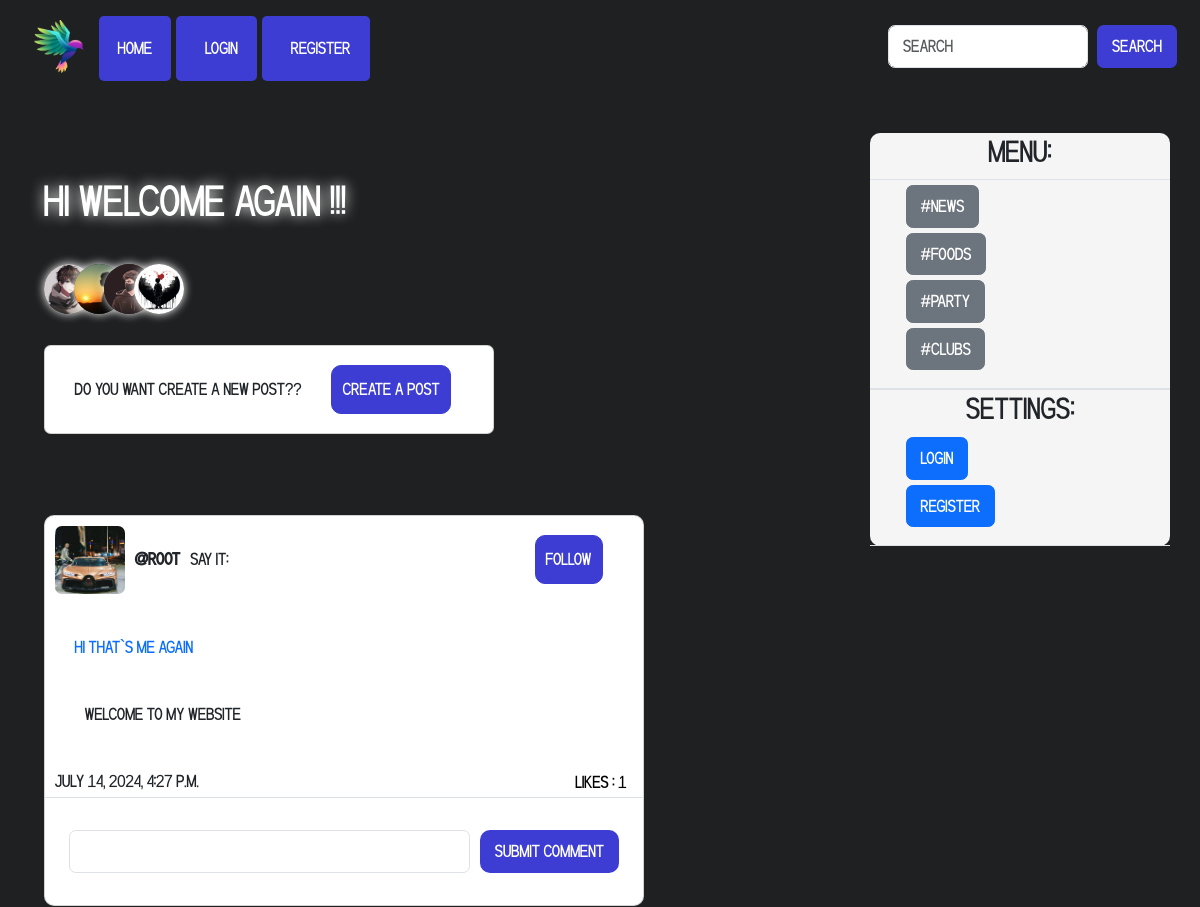
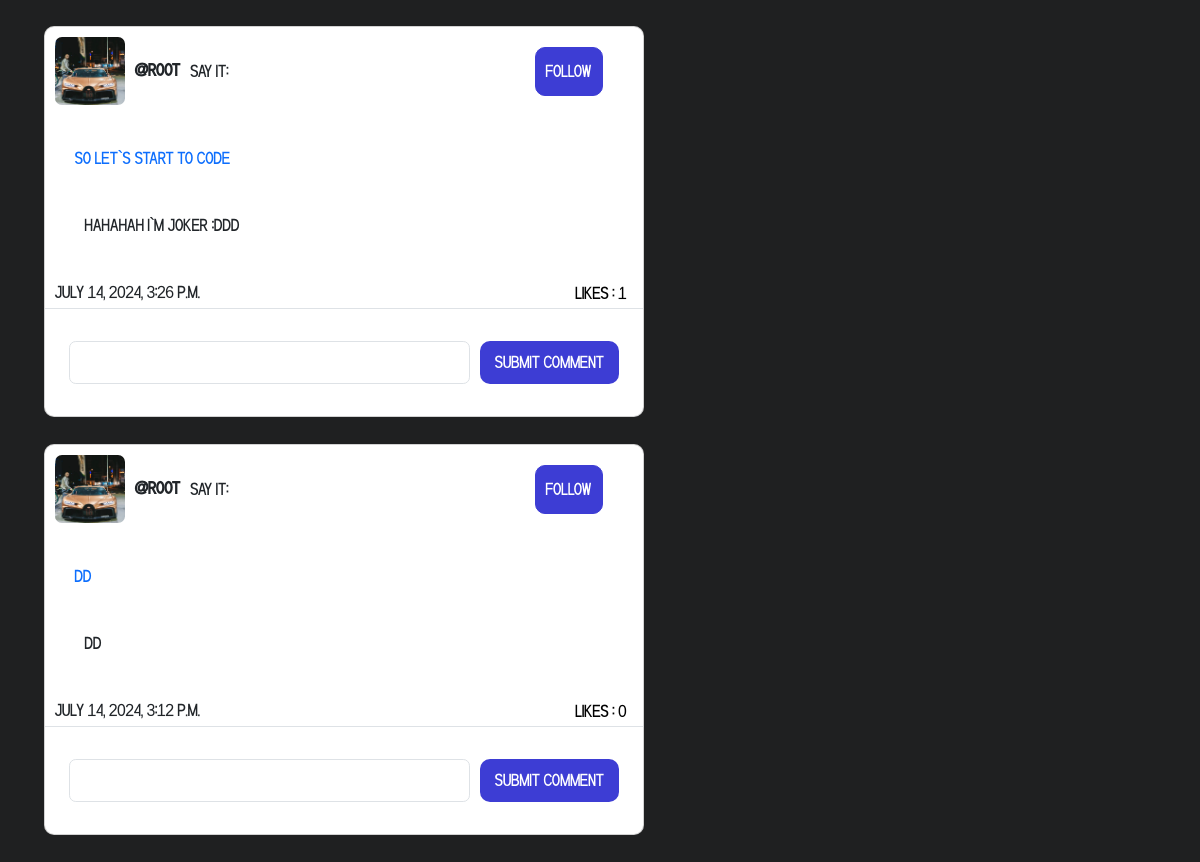
Before: / with the older database file (2 pictures, top to bottom).
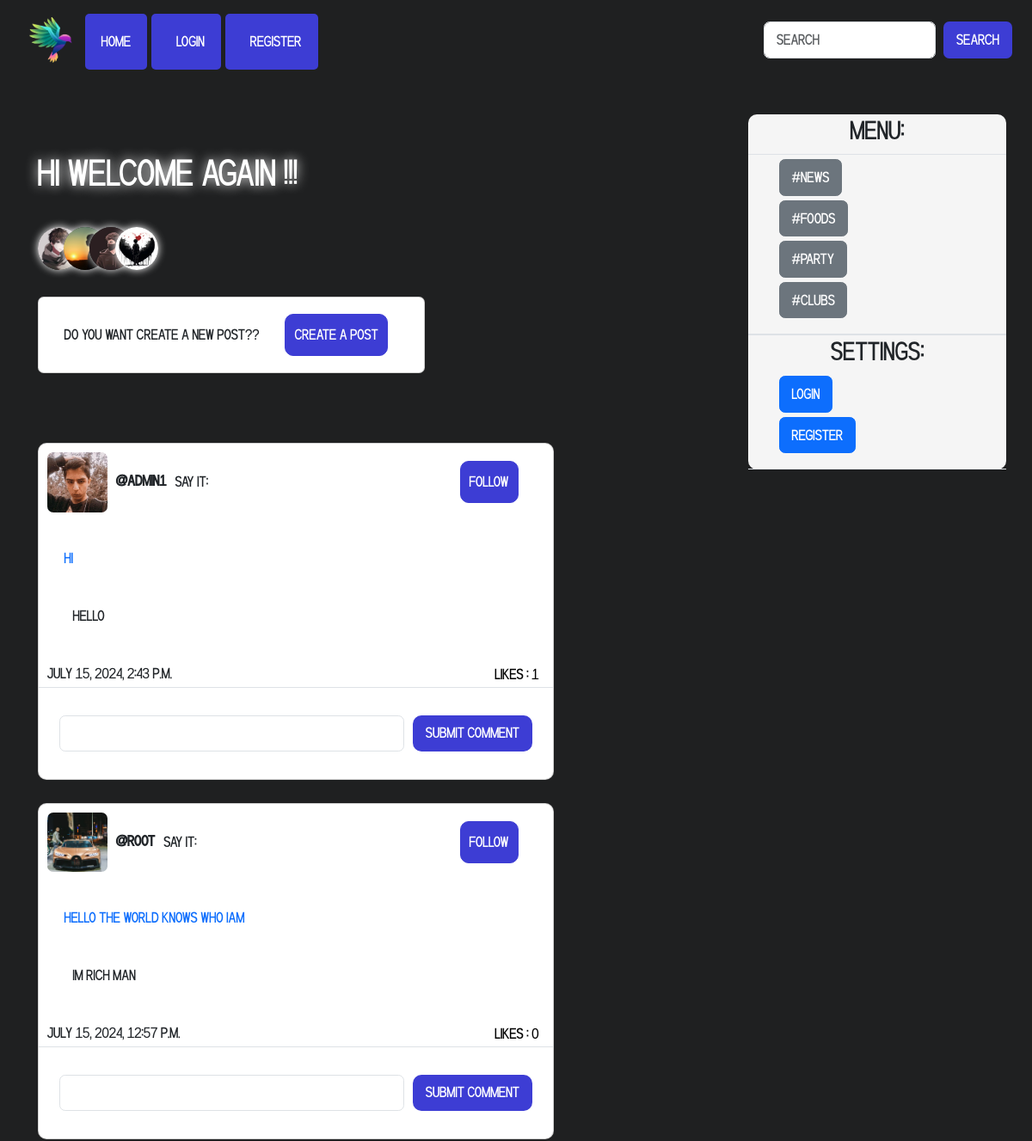
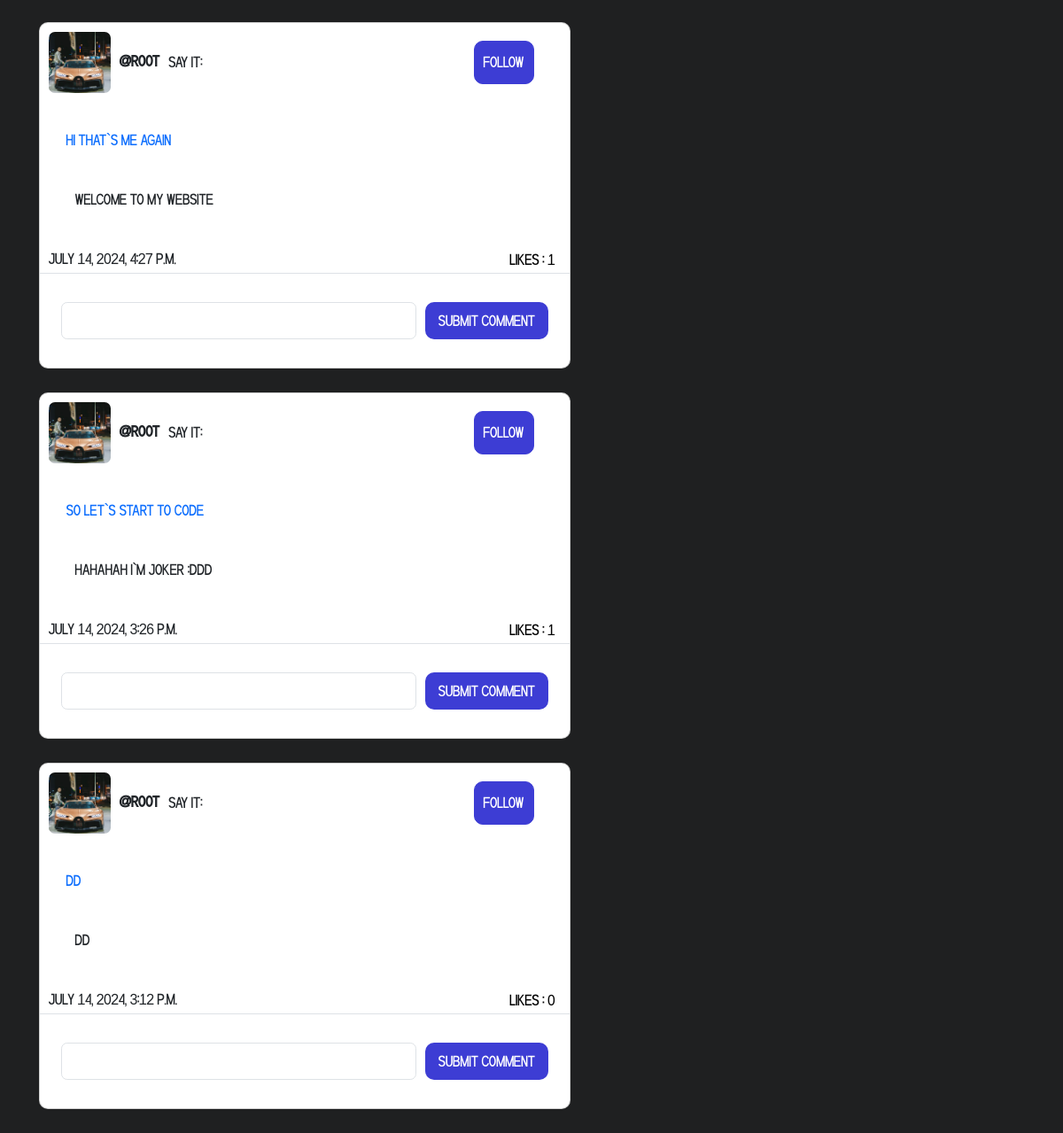
After: the same page with the newer database file (2 pictures, top to bottom).
### Index/models.py (models this page shows)
class Post(models.Model):
    user = models.ForeignKey(account_model.Profile,on_delete=models.CASCADE)
    title = models.CharField(max_length=500)
    desc = models.TextField()
    date = models.DateTimeField(auto_now_add=True)
    @property
    def like_count(self):
        return self.likes.count()

### Account/models.py (models this page shows)
class Profile(models.Model):
    user = models.OneToOneField(User,on_delete=models.CASCADE)
    first_name = models.CharField(max_length=300)
    last_name = models.CharField(max_length=300)
    picture = models.ImageField(upload_to="profile/pictures/",blank=True)
    desc = models.TextField()
    birthday = models.DateField()
    gender = models.CharField(max_length=6,choices=[("female","female"),("male","male")])
    universe = models.CharField(max_length=80)

### Index/views.py (the view)
# urls.py: path("",views.index,name="index"),
def index(request):
    md = models.Post.objects.all().order_by("-date")
    liked_posts = []
    for i in md:
        user = i.user
        if request.user.is_authenticated:
            liked_posts = user.like_set.values_list('post_id', flat=True)
    return render(request,"index/index.html",{"md":md,'liked_posts': liked_posts})

### templates/index/index.html (shortened to what this page needs)
{% extends '../base.html' %}
{% load static %}
{% block body %}
{% include '../nav_right.html' %}
<br><br><br>
<div class="container">
        <h1 style="color: white; text-shadow: 0 0 14px white;">Hi Welcome Again !!!</h1>
        <br>
        <div class="pepole">
          <img id="1i"  src="{% static 'profiles/1.webp' %}" alt="">
          <img id="2i" style="margin-left: 30px;" src="{% static 'profiles/2.jpeg' %}" alt="">
          <img id="3i" style="margin-left: 60px;" src="{% static 'profiles/3.webp' %}" alt="">
          <img id="4i" style="margin-left: 90px;" src="{% static 'profiles/4.avif' %}" alt="">
        </div>
        <br><br><br>
        <div class="card" style=" max-width: 450px; display: flex; flex-direction: row;">
          <span style="font-size: large; padding: 30px;">Do you want create a new post?? </span>
          <a style="margin-top: auto; margin-bottom: auto;" href="{% url 'create_post' %}"><button style="max-width: fit-content; height: fit-content;  padding: 10px; border-radius: 10px; border: solid 1px rgb(61, 61, 212); background-color: rgb(61, 61, 212); color: white;">Create a Post</button></a>
        </div>
    <br><br>
    {% for i in md %}
    <br>
      <div class="card" style=" max-width: 600px; border-radius: 10px;">
        <div class="flex" style="display: flex;">
          {% if i.user.picture %}
          <img src="{{i.user.picture.url}}" style=" border-radius: 10%; width: 70px; margin: 10px;" alt="pic_profile">
          {% else %}
          <div class="name-circle" style="padding: 20px; border-radius: 10%; border: solid 1px rgb(61, 61, 212); width: 70px; margin: 10px; background-color: rgb(61, 61, 212);">
            <center><span style="color: white;">{{i.user.user.username|slice:1}}</span></center>
          </div>
          {% endif %}
          <strong style="margin-top: 30px;">@{{i.user.user.username}}</strong><span style="margin-left: 10px; margin-top: auto; margin-bottom: auto;">say it:</span>
          <button class="follow-btn" style=" height: fit-content; margin-top: auto; margin-bottom: auto; margin-left: auto; margin-right: 40px; border-radius: 10px; border: solid 1px rgb(61, 61, 212); background-color: rgb(61, 61, 212); color: white; padding: 10px;">Follow</button>
        </div>
        <div class="texts">
          <p style="text-wrap:pretty; margin: 30px;" dir="auto">
            <a href="{% url 'detail_post' i.id %}" style="text-decoration: none;">{{i.title}}</a>
          </p>
          <p style="text-wrap:pretty; margin: 40px; " dir="auto">
            {{i.desc}}
          </p>
        </div>
        <div class="date-like">
          <span style="margin: 10px;">{{i.date}}</span>
            <span style="float:right; margin-right:10px;" class="like">
              <form method="post" action="{% url 'like_post' i.id %}">
                <button type="submit" style="border: none; background-color: white;">
                  {% if request.user.is_authenticated %}
                    {% if i.id in liked_posts %}
                        <svg xmlns="http://www.w3.org/2000/svg" width="20" height="20" fill="currentColor" style="color:brown;" class="bi bi-heart-fill" viewBox="0 0 16 16">
                            <path fill-rule="evenodd" d="M8 1.314C12.438-3.248 23.534 4.735 8 15-7.534 4.736 3.562-3.248 8 1.314"/>
                        </svg>
                    {% else %}
                        <svg xmlns="http://www.w3.org/2000/svg" width="20" height="20" fill="currentColor" style="color:brown;" class="bi bi-heart" viewBox="0 0 16 16">
                            <path d="m8 2.748-.717-.737C5.6.281 2.514.878 1.4 3.053c-.523 1.023-.641 2.5.314 4.385.92 1.815 2.834 3.989 6.286 6.357 3.452-2.368 5.365-4.542 6.286-6.357.955-1.886.838-3.362.314-4.385C13.486.878 10.4.28 8.717 2.01zM8 15C-7.333 4.868 3.279-3.04 7.824 1.143q.09.083.176.171a3 3 0 0 1 .176-.17C12.72-3.042 23.333 4.867 8 15"/>
                        </svg>
                    {% endif %}
                </button>
                <span>{{i.like_count}}</span>
                {% else %}
                <span>Likes : {{i.like_count}}</span>
                {% endif %}
            </form>
            </span>
        </div>
        <div class="border-top"></div><br>
        <center>
          <form action="{% url 'detail_post' i.id %}" method="get">
              <div class="comments" style="max-width: 550px; margin: 5px; display: flex; flex-direction: row;">
                  <input type="text" class="form-control" required="True">
                  <input type="submit" value="submit comment" style="margin-left: 10px; background-color: rgb(61, 61, 212); color: white; border-radius: 10px;" class="btn">
            </div>
          </form>
      </center>
        <br>
      </div>
    {% endfor %}
</div>
<br>
{% endblock %}

### templates/base.html (shortened to what this page needs)
<!DOCTYPE html>
<html lang="en">
<head>
    <link href="https://cdn.jsdelivr.net/npm/bootstrap@5.3.3/dist/css/bootstrap.min.css" rel="stylesheet">
    {% load static %}
</head>
<body style="background-color: #1f2021;">
    {% include 'navbar.html' %}
    {% block body %}{% endblock %}
</body>
</html>

### templates/navbar.html (shortened to what this page needs)
{% load static %}
<nav class="navbar navbar-expand-lg" style=" padding: 10px; ">
    <div class="container-fluid">
      <div class="collapse navbar-collapse" id="navbarTogglerDemo01">
        <a class="" href="{% url 'index' %}">
          <img class="logo" src="{% static 'logo/brand.png' %}" alt="logo" style="width: 50px; margin: 10px;">
        </a>
        <ul class="navbar-nav me-auto mb-2 mb-lg-0">
          <li class="nav-item">
            <a class="nav-link active text-white" aria-current="page" href="{% url 'index' %}">Home</a>
          </li>
          {% if not request.user.profile.user.is_authenticated %}
          <li class="nav-item">
            <a class="nav-link text-white " style="margin-left: 20px;" href="{% url 'login' %}">login</a>
          </li>
          <li class="nav-item">
            <a class="nav-link text-white " style="margin-left: 20px;" href="{% url 'register' %}">register</a>
          </li>
          {% else %}
          <li class="nav-item">
            <a class="nav-link text-white " style="margin-left: 20px;" href="{% url 'logout' %}">logout</a>
          </li>
        {% endif %}
        </ul>
        <form class="d-flex" role="search">
          <input class="form-control me-2" type="search" placeholder="Search" aria-label="Search">
          <button class="btn" style="background-color: #3D3DD4; color: white;" type="submit">Search</button>
        </form>
      </div>
    </div>
  </nav>

### templates/nav_right.html (shortened to what this page needs)
<div class="side-bar" dir="auto">
    <h3 style="text-align: center;">Menu:</h3>
    <div class="border-top"></div>
    <ul >
        <li><button class="btn btn-secondary">#News</button></li>
        <li><button class="btn btn-secondary">#Foods</button></li>
        <li><button class="btn btn-secondary">#Party</button></li>
        <li><button class="btn btn-secondary">#Clubs</button></li>
    </ul>
    <div class="border-top"></div>
    <div class="border-top"></div>
    <div class="Setting">
        <h3 style="text-align: center;">Settings:</h3>
        <ul>
           {% if not request.user.profile.user.is_authenticated %}
            <li><button class="btn btn-primary"><a style="color: white; text-decoration: none;" href="{% url 'login' %}">Login</a></button></li>
            <li><button class="btn btn-primary"><a style="color: white; text-decoration: none;" href="{% url 'register' %}">Register</a></button></li>
            {% else %}
            <li><button class="btn btn-primary"><a style="color: white; text-decoration: none;" href="{% url 'logout' %}">Logout</a></button></li>
            {% endif %}
        </ul>
    </div>
    <div class="border-top">
    </div>
</div>

### templates/navbar.html (style rules this page uses)
.nav-item { background-color: #3D3DD4; border-radius: 5px; margin-left: 5px; }
.nav-link { margin: 10px; }

### templates/nav_right.html (style rules this page uses)
.side-bar { position: absolute; height: fit-content; background-color: whitesmoke; width: 300px; margin-top: 40px; right: 0; margin-right: 30px; border-radius: 10px; }
li { list-style: none; margin-top: 5px; }

### templates/index/index.html (style rules this page uses)
.pepole img { width: 50px; position: absolute; border-radius: 100%; box-shadow: 0 0 10px white; }

Changed rows visible on the page:
added Post: user.picture (picture), user.user.username "admin1", title "hi", desc "hello", date "July 15, 2024, 2:43 p.m.", like_count "1"
added Post: user.picture (picture), user.user.username "root", title "hello the world knows who iam", desc "im rich man", date "July 15, 2024, 12:57 p.m.", like_count "0"
